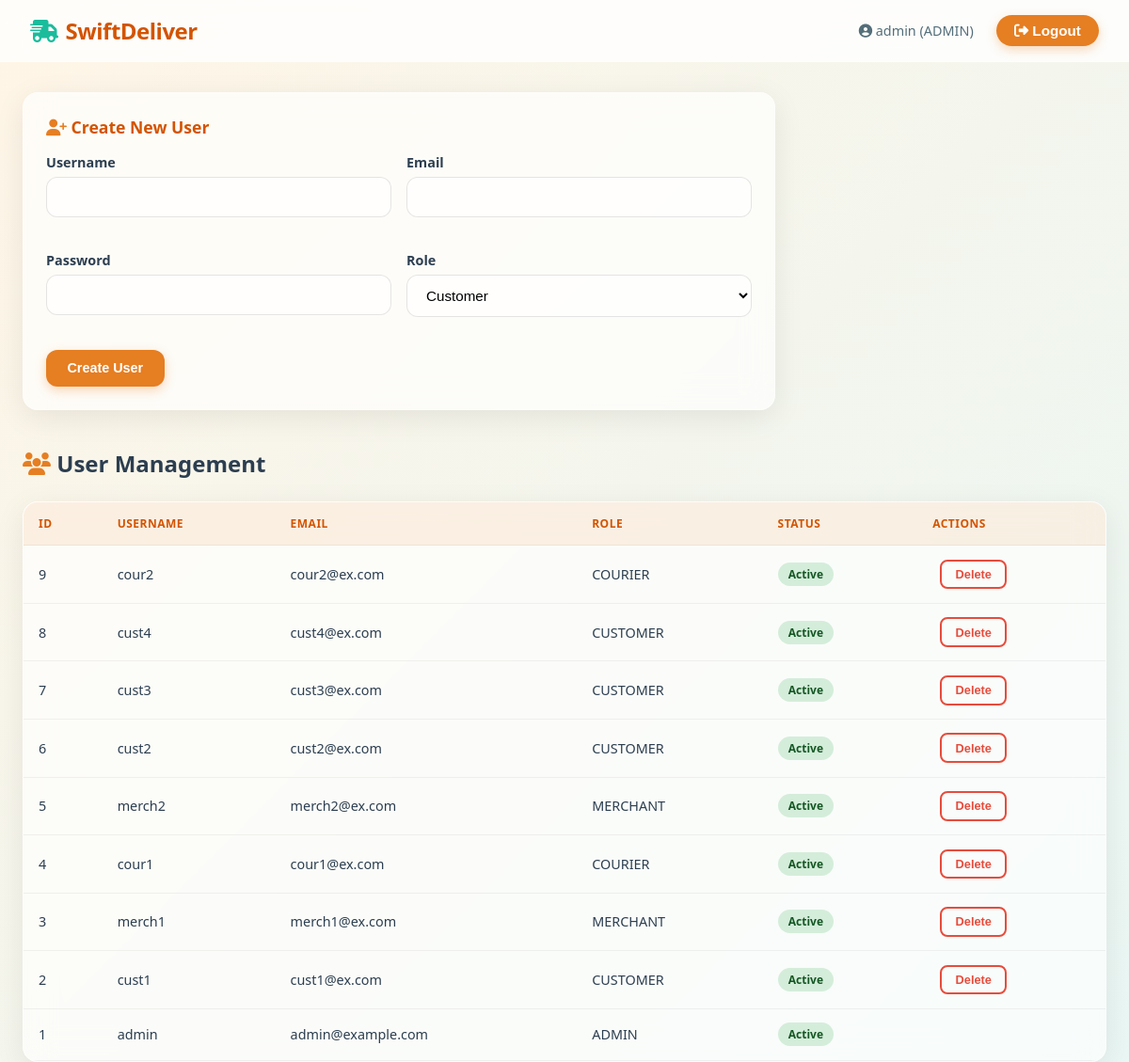
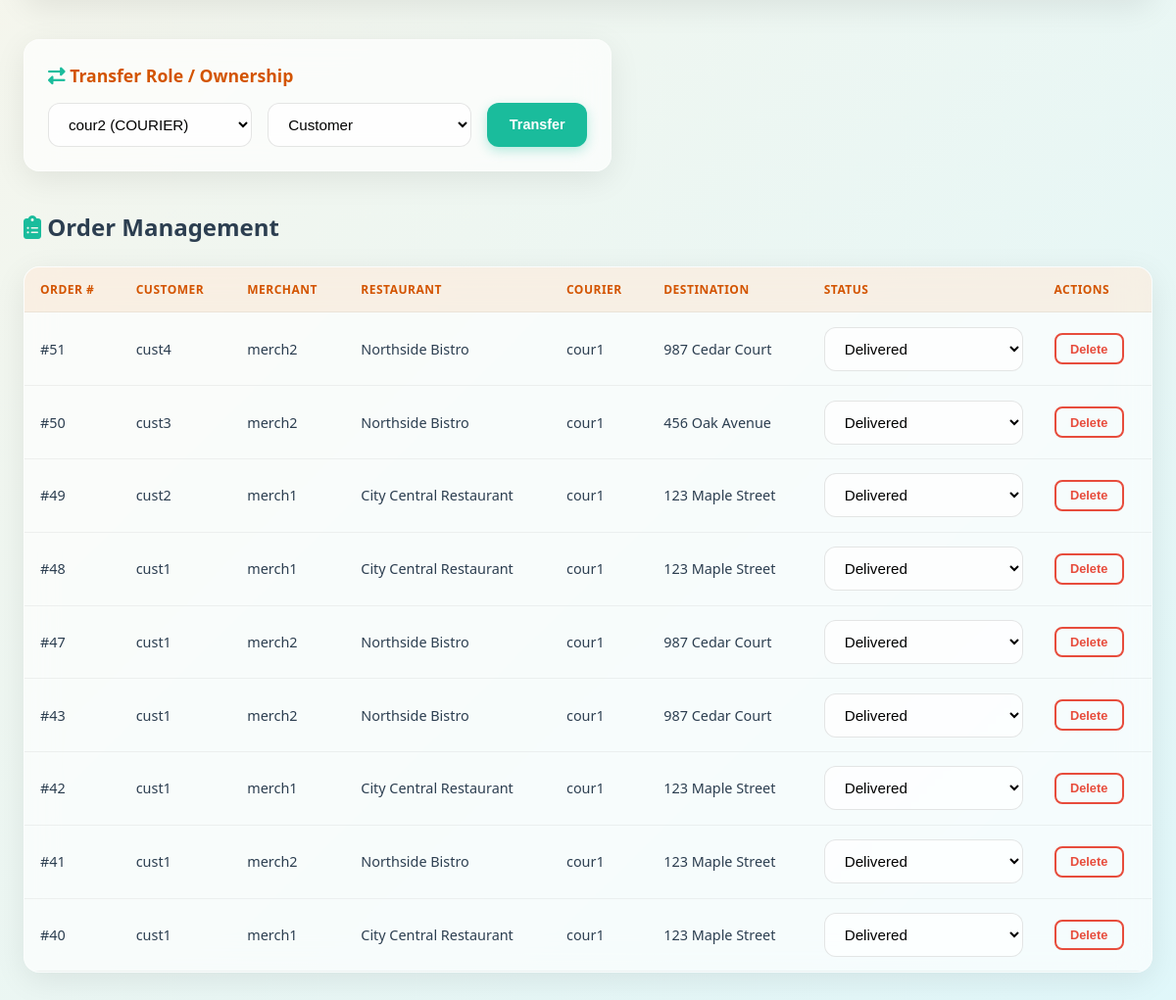
/dashboard/admin/ (signed in), run on the app's committed database (2 pictures, top to bottom).
### delivery/models.py (models this page shows, shortened)
class UserProfile(models.Model):
    ROLE_CHOICES = [
        ('CUSTOMER', 'Customer'),
        ('MERCHANT', 'Merchant'),
        ('COURIER', 'Courier'),
        ('ADMIN', 'Administrator'),
    ]
    user = models.OneToOneField(User, on_delete=models.CASCADE, related_name='userprofile')
    role = models.CharField(max_length=20, choices=ROLE_CHOICES, default='CUSTOMER')
    is_approved = models.BooleanField(default=False)
    phone = models.CharField(max_length=20, blank=True)

class Order(models.Model):
    STATUS_CHOICES = [
        ('PENDING_MERCHANT', 'Pending Merchant Approval'),
        ('PREPARING', 'Preparing'),
        ('READY_FOR_PICKUP', 'Ready for Pickup'),
        ('PENDING_COURIER', 'Pending Courier'),
        ('ACCEPTED', 'Accepted'),
        ('OUT_FOR_DELIVERY', 'Out for Delivery'),
        ('DELIVERED', 'Delivered'),
        ('CANCELLED', 'Cancelled'),
    ]
    customer = models.ForeignKey(User, on_delete=models.CASCADE, related_name='customer_orders')
    merchant = models.ForeignKey(
        User, on_delete=models.CASCADE,
        limit_choices_to={'userprofile__role': 'MERCHANT'},
        related_name='merchant_orders'
    )
    courier = models.ForeignKey(
        User, on_delete=models.SET_NULL, null=True, blank=True,
        limit_choices_to={'userprofile__role': 'COURIER'},
        related_name='courier_orders'
    )
    restaurant_location = models.ForeignKey(
        Location, on_delete=models.CASCADE,
        limit_choices_to={'is_restaurant': True},
        related_name='orders',
        null=True, blank=True
    )
    status = models.CharField(max_length=20, choices=STATUS_CHOICES, default='PENDING_MERCHANT')
    destination = models.ForeignKey(Location, on_delete=models.CASCADE, related_name='destination_orders')
    due_time = models.DateTimeField()
    notes = models.TextField(blank=True)
    route_data = models.JSONField(default=dict, blank=True)
    created_at = models.DateTimeField(auto_now_add=True)
    delivered_at = models.DateTimeField(null=True, blank=True)

class Location(models.Model):
    name = models.CharField(max_length=100)
    address = models.CharField(max_length=255)
    is_restaurant = models.BooleanField(default=False)
    matrix_id = models.IntegerField(unique=True)  # 0-9 index for travel matrix
    grid_x = models.IntegerField(default=0)       # Canvas X coordinate
    grid_y = models.IntegerField(default=0)       # Canvas Y coordinate

### delivery/views.py (the view)
# urls.py: path('dashboard/admin/', views.admin_dashboard, name='admin_dashboard'),
@login_required
def admin_dashboard(request):
    if request.user.userprofile.role != 'ADMIN':
        return redirect('dashboard')
    users = User.objects.all().select_related('userprofile').order_by('-date_joined')
    orders = Order.objects.all().select_related('customer', 'merchant', 'courier', 'destination', 'restaurant_location').order_by('-created_at')
    return render(request, 'admin_dashboard.html', {
        'users': users,
        'orders': orders,
        'roles': UserProfile.ROLE_CHOICES
    })

### templates/admin_dashboard.html (shortened to what this page needs)
{% extends 'base.html' %}
{% block content %}
<div class="container">
    <div class="glass card" style="max-width:800px;margin-bottom:2.5rem;">
        <h3><i class="fas fa-user-plus" style="color:var(--primary);"></i> Create New User</h3>
        <form id="createUserForm" style="margin-top:1rem;">
            <div style="display:grid;grid-template-columns:1fr 1fr;gap:1rem;">
                <div class="form-group">
                    <label>Username</label>
                    <input type="text" id="newUsername" class="form-control" required>
                </div>
                <div class="form-group">
                    <label>Email</label>
                    <input type="email" id="newEmail" class="form-control">
                </div>
                <div class="form-group">
                    <label>Password</label>
                    <input type="password" id="newPassword" class="form-control" required>
                </div>
                <div class="form-group">
                    <label>Role</label>
                    <select id="newRole" class="form-control">
                        {% for r in roles %}
                        <option value="{{ r.0 }}">{{ r.1 }}</option>
                        {% endfor %}
                    </select>
                </div>
            </div>
            <button type="submit" class="btn btn-primary" style="margin-top:1rem;">
                <span id="createUserText">Create User</span>
            </button>
        </form>
    </div>
    <h2 style="margin-bottom:1.5rem;"><i class="fas fa-users" style="color:var(--primary);"></i> User Management</h2>
    <div class="glass table-wrap" style="margin-bottom:2.5rem;">
        <table>
            <thead>
                <tr><th>ID</th><th>Username</th><th>Email</th><th>Role</th><th>Status</th><th>Actions</th></tr>
            </thead>
            <tbody id="userTableBody">
                {% for u in users %}
                <tr>
                    <td>{{ u.id }}</td>
                    <td>{{ u.username }}</td>
                    <td>{{ u.email }}</td>
                    <td>{{ u.userprofile.role }}</td>
                    <td>{% if u.userprofile.is_approved %}<span class="badge badge-delivered">Active</span>{% else %}<span class="badge badge-pending">Pending</span>{% endif %}</td>
                    <td>
                        {% if u != request.user %}
                        <button class="btn btn-sm btn-outline btn-delete-user" data-user-id="{{ u.id }}" style="border-color:#e74c3c;color:#e74c3c;margin-left:0.5rem;">Delete</button>
                        {% endif %}
                    </td>
                </tr>
                {% endfor %}
            </tbody>
        </table>
    </div>
    <div class="glass card" style="max-width:600px;margin-bottom:2.5rem;">
        <h3><i class="fas fa-exchange-alt" style="color:var(--secondary);"></i> Transfer Role / Ownership</h3>
        <div style="display:flex;gap:1rem;margin-top:1rem;flex-wrap:wrap;">
            <select id="transferUser" class="form-control" style="flex:1;min-width:200px;">
                {% for u in users %}
                <option value="{{ u.id }}">{{ u.username }} ({{ u.userprofile.role }})</option>
                {% endfor %}
            </select>
            <select id="transferRole" class="form-control" style="flex:1;min-width:200px;">
                {% for r in roles %}
                <option value="{{ r.0 }}">{{ r.1 }}</option>
                {% endfor %}
            </select>
            <button class="btn btn-secondary" id="btnTransfer">Transfer</button>
        </div>
    </div>
    <h2 style="margin-bottom:1.5rem;"><i class="fas fa-clipboard-list" style="color:var(--secondary);"></i> Order Management</h2>
    <div class="glass table-wrap">
        <table>
            <thead>
                <tr><th>Order #</th><th>Customer</th><th>Merchant</th><th>Restaurant</th><th>Courier</th><th>Destination</th><th>Status</th><th>Actions</th></tr>
            </thead>
            <tbody id="adminOrderTable">
                {% for o in orders %}
                <tr>
                    <td>#{{ o.id }}</td>
                    <td>{{ o.customer.username }}</td>
                    <td>{{ o.merchant.username }}</td>
                    <td>{{ o.restaurant_location.name|default:"—" }}</td>
                    <td>{{ o.courier.username|default:"—" }}</td>
                    <td>{{ o.destination.address }}</td>
                    <td>
                        <select class="form-control order-status-select" data-order-id="{{ o.id }}" style="min-width:140px;">
                            <option value="DELIVERED" {% if o.status == 'DELIVERED' %}selected{% endif %}>Delivered</option>
                        </select>
                    </td>
                    <td>
                        <button class="btn btn-sm btn-outline btn-delete-order" data-order-id="{{ o.id }}" style="border-color:#e74c3c;color:#e74c3c;">Delete</button>
                    </td>
                </tr>
                {% endfor %}
            </tbody>
        </table>
    </div>
</div>
{% endblock %}

### templates/base.html (shortened to what this page needs)
<!DOCTYPE html>
<html lang="en">
<head>
    <link rel="stylesheet" href="https://cdnjs.cloudflare.com/ajax/libs/font-awesome/6.4.0/css/all.min.css">
</head>
<body>
    {% if user.is_authenticated %}
    <nav class="navbar">
        <div class="brand"><i class="fas fa-shipping-fast"></i>SwiftDeliver</div>
        <div class="nav-links">
            <span style="color:var(--text-light);font-size:0.9rem;">
                <i class="fas fa-user-circle"></i> {{ user.username }} ({{ user.userprofile.role }})
            </span>
            <form method="post" action="{% url 'logout' %}" style="display:inline;">
                <button type="submit" class="btn-logout"><i class="fas fa-sign-out-alt"></i> Logout</button>
            </form>
        </div>
    </nav>
    {% endif %}
    <main>
        {% block content %}{% endblock %}
    </main>
</body>
</html>

### templates/base.html (style rules this page uses)
:root { --primary: #e67e22; --primary-dark: #d35400; --secondary: #1abc9c; --secondary-dark: #16a085; --bg-warm: #fdf6e3; --bg-gradient: linear-gradient(135deg, #fff5e6 0%, #e0f7fa 100%); --glass: rgba(255, 255, 255, 0.65); --glass-border: rgba(255, 255, 255, 0.4); --text: #2c3e50; --text-light: #546e7a; --shadow: 0 8px 32px rgba(0,0,0,0.08); --radius: 16px; }
* { margin: 0; padding: 0; box-sizing: border-box; }
body { font-family: 'Segoe UI', system-ui, sans-serif; background: var(--bg-gradient); color: var(--text); min-height: 100vh; }
.glass { background: var(--glass); backdrop-filter: blur(16px); -webkit-backdrop-filter: blur(16px); border: 1px solid var(--glass-border); border-radius: var(--radius); box-shadow: var(--shadow); }
.navbar { display: flex; justify-content: space-between; align-items: center; padding: 1rem 2rem; background: rgba(255,255,255,0.8); backdrop-filter: blur(12px); border-bottom: 1px solid var(--glass-border); position: sticky; top: 0; z-index: 1000; }
.navbar .brand { font-size: 1.5rem; font-weight: 800; color: var(--primary-dark); letter-spacing: -0.5px; }
.navbar .brand i { margin-right: 0.5rem; color: var(--secondary); }
.nav-links { display: flex; gap: 1.5rem; align-items: center; }
.nav-links a, .nav-links button { text-decoration: none; color: var(--text); font-weight: 600; font-size: 0.95rem; background: none; border: none; cursor: pointer; transition: color 0.2s; }
.btn-logout { background: var(--primary) !important; color: #fff !important; padding: 0.5rem 1.2rem; border-radius: 50px !important; box-shadow: 0 4px 12px rgba(230,126,34,0.3); }
.container { max-width: 1200px; margin: 2rem auto; padding: 0 1.5rem; }
.card { padding: 1.5rem; transition: transform 0.2s, box-shadow 0.2s; }
.card h3 { font-size: 1.1rem; margin-bottom: 0.5rem; color: var(--primary-dark); }
.btn { display: inline-flex; align-items: center; gap: 0.5rem; padding: 0.7rem 1.4rem; border: none; border-radius: 12px; font-weight: 700; font-size: 0.9rem; cursor: pointer; transition: all 0.2s; text-decoration: none; }
.btn-primary { background: var(--primary); color: #fff; box-shadow: 0 4px 12px rgba(230,126,34,0.3); }
.btn-secondary { background: var(--secondary); color: #fff; box-shadow: 0 4px 12px rgba(26,188,156,0.3); }
.btn-outline { background: transparent; border: 2px solid var(--primary); color: var(--primary); }
.btn-sm { padding: 0.4rem 0.9rem; font-size: 0.8rem; border-radius: 8px; }
.form-group { margin-bottom: 1.2rem; }
.form-group label { display: block; margin-bottom: 0.4rem; font-weight: 600; font-size: 0.9rem; }
.form-control { width: 100%; padding: 0.75rem 1rem; border: 1px solid rgba(0,0,0,0.1); border-radius: 12px; background: rgba(255,255,255,0.7); font-size: 0.95rem; transition: border 0.2s; }
.table-wrap { overflow-x: auto; }
table { width: 100%; border-collapse: collapse; }
th, td { padding: 0.9rem 1rem; text-align: left; font-size: 0.9rem; }
th { background: rgba(230,126,34,0.1); color: var(--primary-dark); font-weight: 700; text-transform: uppercase; font-size: 0.75rem; letter-spacing: 0.5px; }
tr { border-bottom: 1px solid rgba(0,0,0,0.05); }
.badge { display: inline-block; padding: 0.25rem 0.7rem; border-radius: 50px; font-size: 0.75rem; font-weight: 700; }
.badge-delivered { background: #d4edda; color: #155724; }

### data on the page
Order: id "51", customer.username "cust4", merchant.username "merch2", restaurant_location.name "Northside Bistro", courier.username "cour1", destination.address "987 Cedar Court", status+id "Delivered"
Order: id "50", customer.username "cust3", merchant.username "merch2", restaurant_location.name "Northside Bistro", courier.username "cour1", destination.address "456 Oak Avenue", status+id "Delivered"
Order: id "49", customer.username "cust2", merchant.username "merch1", restaurant_location.name "City Central Restaurant", courier.username "cour1", destination.address "123 Maple Street", status+id "Delivered"
Order: id "48", customer.username "cust1", merchant.username "merch1", restaurant_location.name "City Central Restaurant", courier.username "cour1", destination.address "123 Maple Street", status+id "Delivered"
Order: id "47", customer.username "cust1", merchant.username "merch2", restaurant_location.name "Northside Bistro", courier.username "cour1", destination.address "987 Cedar Court", status+id "Delivered"
Order: id "43", customer.username "cust1", merchant.username "merch2", restaurant_location.name "Northside Bistro", courier.username "cour1", destination.address "987 Cedar Court", status+id "Delivered"
Order: id "42", customer.username "cust1", merchant.username "merch1", restaurant_location.name "City Central Restaurant", courier.username "cour1", destination.address "123 Maple Street", status+id "Delivered"
Order: id "41", customer.username "cust1", merchant.username "merch2", restaurant_location.name "Northside Bistro", courier.username "cour1", destination.address "123 Maple Street", status+id "Delivered"
Order: id "40", customer.username "cust1", merchant.username "merch1", restaurant_location.name "City Central Restaurant", courier.username "cour1", destination.address "123 Maple Street", status+id "Delivered"

### other printed values
{{ user.username }} "admin"
{{ user.userprofile.role }} "ADMIN"
{{ u.id }} "9"
{{ u.username }} "cour2"
{{ u.email }} "cour2@ex.com"
{{ u.userprofile.role }} "COURIER"
{{ u.id }} "8"
{{ u.username }} "cust4"
{{ u.email }} "cust4@ex.com"
{{ u.userprofile.role }} "CUSTOMER"
{{ u.id }} "7"
{{ u.username }} "cust3"
{{ u.email }} "cust3@ex.com"
{{ u.id }} "6"
{{ u.username }} "cust2"
